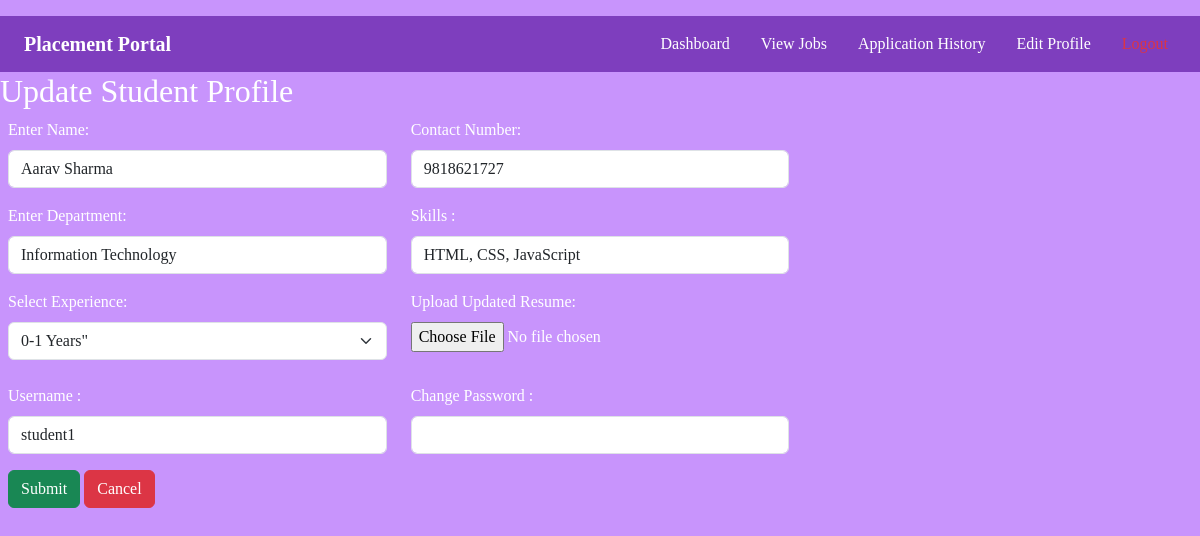
/student/1/editProfile (signed in), run on an earlier commit of the app's database.
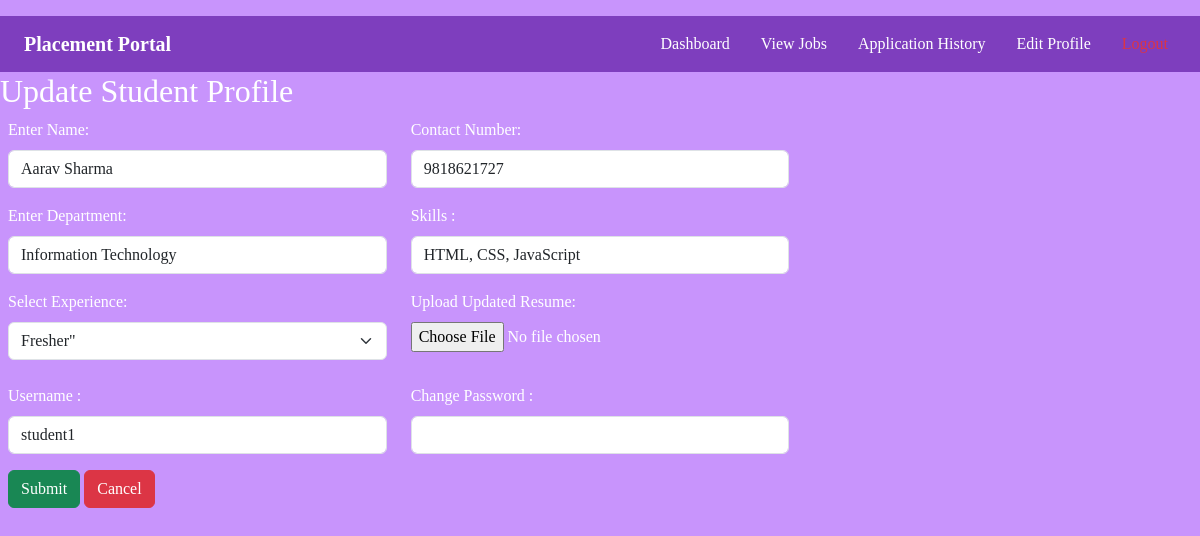
And on a later commit of the database.
### models.py (models this page shows)
class Student(db.Model):
    __tablename__ = "students"
    studentId = db.Column(db.Integer,autoincrement = True, primary_key = True )
    userId = db.Column(db.Integer, db.ForeignKey("users.userId"), nullable = False)
    name = db.Column(db.String, nullable = False)
    contactNumber = db.Column(db.Integer , nullable = False)
    department = db.Column(db.String, nullable = False)
    resume = db.Column(db.String, nullable = False)
    experience = db.Column(db.String, nullable = False)
    skills = db.Column(db.String, nullable = False)
    user = db.relationship('User', back_populates = "student")
    applications = db.relationship('Application', back_populates = "student", lazy = True, cascade = "all, delete-orphan")

### app.py (the view, shortened to what this page needs)
@app.route('/student/<int:studentId>/editProfile', methods = ['GET','POST'])
@role_required('Student')
def editProfile(studentId):
    if request.method == 'GET':
        student = Student.query.filter_by(studentId = studentId).first_or_404()
        return render_template('./student/editProfile.html', student = student)

### app.py (called while the page is built)
@loginManager.user_loader
def load_user(userId):
    return db.session.get(User, int(userId))

def role_required(role):
    def wrapper(func):
        @wraps(func)
        @login_required
        def decorated_function(*args, **kwargs):
            if current_user.role != role:
                abort(403)
            return func(*args,**kwargs)
        return decorated_function
    return wrapper

### templates/student/editProfile.html (shortened to what the changed rows need)
<!DOCTYPE html>
<html>
    <head>
        <link href="https://cdn.jsdelivr.net/npm/bootstrap@5.3.3/dist/css/bootstrap.min.css" rel="stylesheet">
        <link rel="stylesheet" href="../../static/css/style.css">
    </head>
    <body>
        <h2>Update Student Profile</h2>
        <form method = "POST" action = "/student/{{ student.studentId }}/editProfile" enctype="multipart/form-data">
            <div class = "d-flex flex-column gap-3 m-2">
            <div class = "row">
                <div class = "col-md-4">
                <label for = "name" class = "form-label">Enter Name: </label>
                <input type = "text" class = "form-control" required value = "{{ student.name }}"name = "name" required>
                </div>
                <div class = "col-md-4">
                <label for = "positionOpen" class = "form-label">Contact Number:</label>
                <input type = "text"  value = "{{ student.contactNumber }}" class = "form-control" required name="contact">
                </div>
            </div>
            <div class = "row">
                <div class = "col-md-4">
                <label for="position" class = "form-label">Enter Department:</label>
                <input type="text" name="dept" class = "form-control"  value = "{{ student.department }}" required>
                </div>
                <div class = "col-md-4">
                <label for = "skills" class = "form-label">Skills :</label>
                <input type = "text" name = "skills"  value = "{{ student.skills }}" class = "form-control" required>
                </div>
            </div>
            <div class = "row">
            <div class = "col-md-4">
                <label for = "exp" class = "form-label">Select Experience: </label>
                <select name = "exp" class="form-select mb-2" required>
                    <option value = "{{ student.experience }}">{{ student.experience }}"</option>
                </select>
                </div>
                </div>
        </form>
    </body>
    </body>
</html>

What changed in the data, as far as the page shows it:
changed Student "Aarav Sharma": exp "0-1 Years\"" → "Fresher\""
